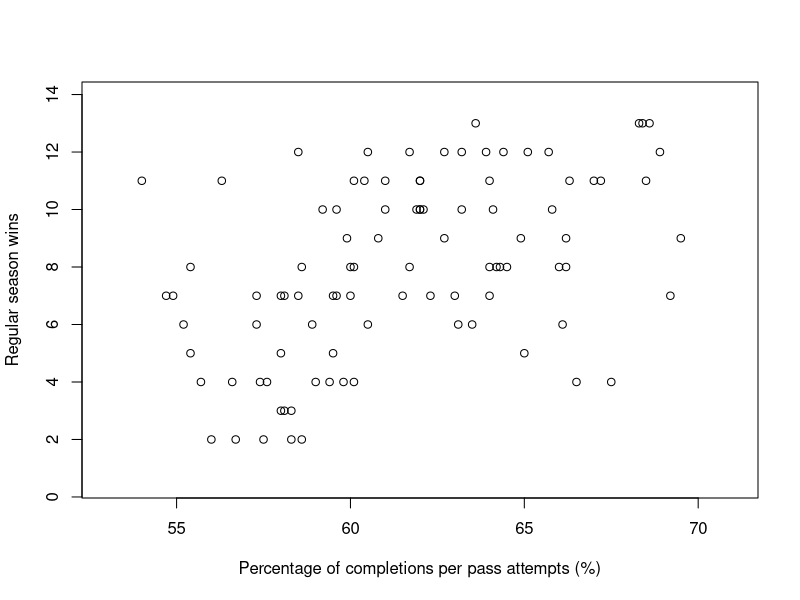

This figure's R source:
#ACTIVITY 1

dir()
NFLdata = read.table(file="NFL12_14.txt", header=TRUE)
ls()
NFLdata

Y = NFLdata[,"Wins"]
X = NFLdata[,"PassPct"]
n = length(Y)

print(n)

summary(X)
summary(Y)

#Check summary for ,=min and max values and set xlim and ylim

plot(X,Y,xlim=c(53,71),ylim=c(0.5,13.9),xlab="Percentage of completions per pass attempts (%)",ylab="Regular season wins")

#ACTIVITY 2

#1
xbar = mean(X)
ybar = mean(Y)

print(xbar)
print(ybar)
#2
XtimesY = X * Y
#3
sumXtimesY = sum(XtimesY)
print(sumXtimesY)
#4
SSxy = sumXtimesY - n * xbar * ybar
print(SSxy)
#5
Xsquared = X^2
#6
sumXsquared = sum(Xsquared)
print(sumXsquared)
#7
SSxx = sumXsquared - n * xbar^2
print(SSxx)
#8
beta1hat = SSxy / SSxx
beta0hat = ybar - beta1hat * xbar

print(beta0hat) 
print(beta1hat)

#ACTIVITY 3 

#1
Yhat = beta0hat + beta1hat * X
print(Yhat)
#2
epsilon_hat = Y - Yhat
print(epsilon_hat)
#3
SSE = sum(epsilon_hat^2)
print(SSE)
#4
MSE = SSE/(n-2)
print(MSE)
#5
s = sqrt( MSE )
print(s)
#6
CV = 100 * s / ybar
print(CV)

#ACTIVITY 4

#1
tstat = beta1hat / ( s/sqrt(SSxx) )
print(tstat)
#2
DF = n - 2
pvalue = 2 * pt(tstat,df=DF,lower.tail=F)
print(pvalue)

#Since p-value is 10^-7 so very smaller than alpha 0.05 and 0.02 (10^-2), we reject the null hypothesis.

#Activity 5

SEbeta1 = s / sqrt(SSxx)

t1 = qt(0.025,df=DF,lower.tail=F)  
CI1 = beta1hat + c(-1,1) * t1 * SEbeta1
print(CI1)

